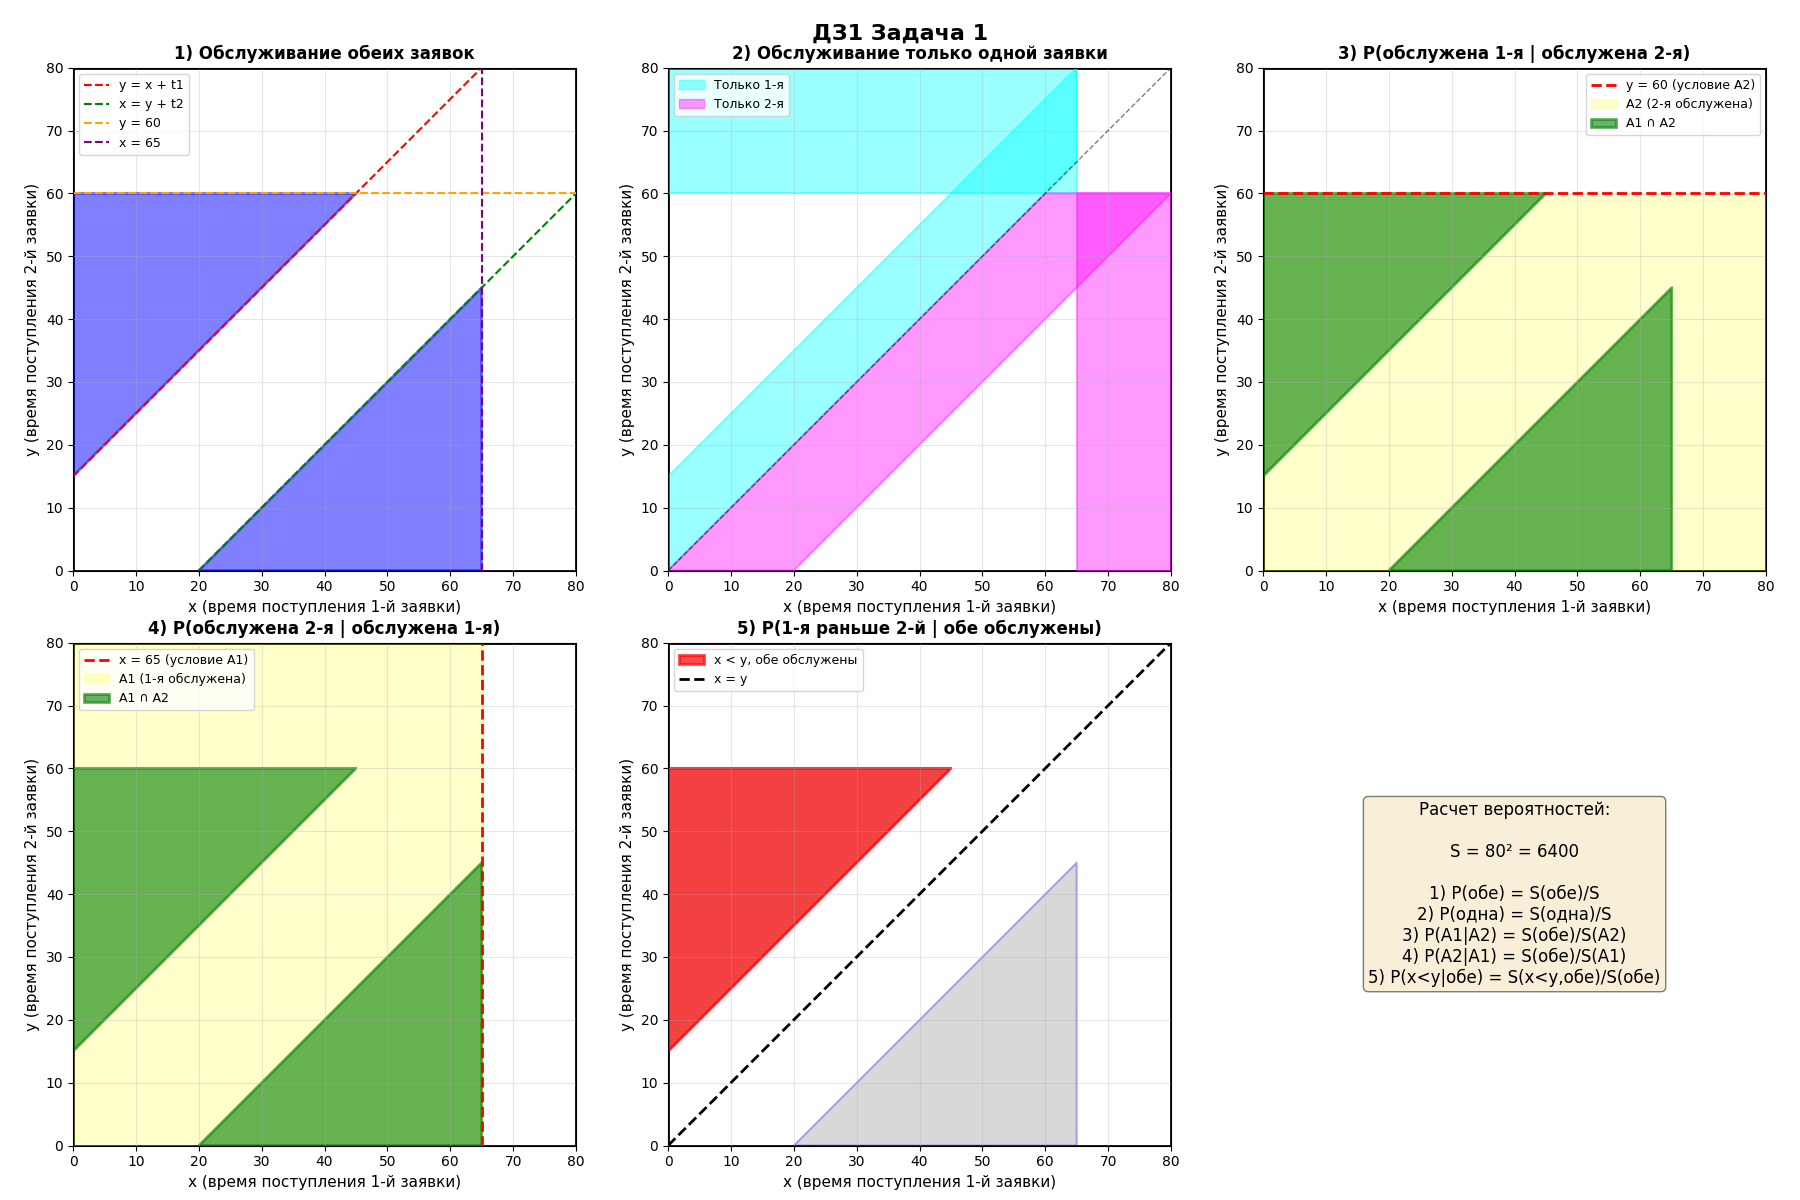

The script that drew this image:
import matplotlib.pyplot as plt
import numpy as np
from matplotlib.patches import Polygon, Rectangle
import matplotlib.patches as mpatches

# Параметры задачи
T = 80
t1 = 15
t2 = 20

fig, axes = plt.subplots(2, 3, figsize=(18, 12))
fig.suptitle('ДЗ1 Задача 1', 
             fontsize=16, fontweight='bold')

# Функция для настройки осей
def setup_axis(ax, title):
    ax.set_xlim(0, T)
    ax.set_ylim(0, T)
    ax.set_xlabel('x (время поступления 1-й заявки)', fontsize=11)
    ax.set_ylabel('y (время поступления 2-й заявки)', fontsize=11)
    ax.set_title(title, fontsize=12, fontweight='bold')
    ax.grid(True, alpha=0.3)
    ax.set_aspect('equal')

# 1) Вероятность обслуживания обеих заявок
ax1 = axes[0, 0]
setup_axis(ax1, '1) Обслуживание обеих заявок')

# Область всех возможных исходов
ax1.add_patch(Rectangle((0, 0), T, T, fill=False, edgecolor='black', linewidth=2))

# Условия обслуживания обеих заявок:
# Если x < y: y > x + t1 и y + t2 <= T
# Если x > y: x > y + t2 и x + t1 <= T

# Область: x < y, y > x + t1, y <= T - t2
x_vals1 = np.linspace(0, T - t1, 1000)
y_lower1 = x_vals1 + t1
y_upper1 = np.full_like(x_vals1, T - t2)
mask1 = y_upper1 >= y_lower1

vertices1 = []
for i in range(len(x_vals1)):
    if mask1[i]:
        vertices1.append([x_vals1[i], y_lower1[i]])
for i in range(len(x_vals1)-1, -1, -1):
    if mask1[i]:
        vertices1.append([x_vals1[i], y_upper1[i]])

if vertices1:
    poly1 = Polygon(vertices1, alpha=0.5, facecolor='blue', edgecolor='blue', linewidth=2)
    ax1.add_patch(poly1)

# Область: x > y, x > y + t2, x <= T - t1
y_vals2 = np.linspace(0, T - t2, 1000)
x_lower2 = y_vals2 + t2
x_upper2 = np.full_like(y_vals2, T - t1)
mask2 = x_upper2 >= x_lower2

vertices2 = []
for i in range(len(y_vals2)):
    if mask2[i]:
        vertices2.append([x_lower2[i], y_vals2[i]])
for i in range(len(y_vals2)-1, -1, -1):
    if mask2[i]:
        vertices2.append([x_upper2[i], y_vals2[i]])

if vertices2:
    poly2 = Polygon(vertices2, alpha=0.5, facecolor='blue', edgecolor='blue', linewidth=2)
    ax1.add_patch(poly2)

# Границы
ax1.plot([0, T-t1], [t1, T], 'r--', linewidth=1.5, label='y = x + t1')
ax1.plot([t2, T], [0, T-t2], 'g--', linewidth=1.5, label='x = y + t2')
ax1.axhline(T-t2, color='orange', linestyle='--', linewidth=1.5, label=f'y = {T-t2}')
ax1.axvline(T-t1, color='purple', linestyle='--', linewidth=1.5, label=f'x = {T-t1}')
ax1.legend(fontsize=9)

# 2) Вероятность обслуживания только одной заявки
ax2 = axes[0, 1]
setup_axis(ax2, '2) Обслуживание только одной заявки')

ax2.add_patch(Rectangle((0, 0), T, T, fill=False, edgecolor='black', linewidth=2))

# Только первая: x + t1 <= T, но не обе
# Область 1: x < y < x + t1, x + t1 <= T
x_vals = np.linspace(0, T-t1, 1000)
y_lower = x_vals
y_upper = x_vals + t1
vertices_only1a = [[x_vals[i], y_lower[i]] for i in range(len(x_vals))]
vertices_only1a += [[x_vals[i], y_upper[i]] for i in range(len(x_vals)-1, -1, -1)]
poly = Polygon(vertices_only1a, alpha=0.4, facecolor='cyan', edgecolor='cyan', linewidth=1.5)
ax2.add_patch(poly)

# Область 2: x + t1 <= T, y > T - t2
x_vals = np.linspace(0, T-t1, 1000)
vertices_only1b = [[x_vals[0], T-t2], [x_vals[-1], T-t2], [x_vals[-1], T], [x_vals[0], T]]
poly = Polygon(vertices_only1b, alpha=0.4, facecolor='cyan', edgecolor='cyan', linewidth=1.5)
ax2.add_patch(poly)

# Только вторая: y + t2 <= T, но не обе
# Область 3: y < x < y + t2, y + t2 <= T
y_vals = np.linspace(0, T-t2, 1000)
x_lower = y_vals
x_upper = y_vals + t2
vertices_only2a = [[x_lower[i], y_vals[i]] for i in range(len(y_vals))]
vertices_only2a += [[x_upper[i], y_vals[i]] for i in range(len(y_vals)-1, -1, -1)]
poly = Polygon(vertices_only2a, alpha=0.4, facecolor='magenta', edgecolor='magenta', linewidth=1.5)
ax2.add_patch(poly)

# Область 4: y + t2 <= T, x > T - t1
y_vals = np.linspace(0, T-t2, 1000)
vertices_only2b = [[T-t1, y_vals[0]], [T, y_vals[0]], [T, y_vals[-1]], [T-t1, y_vals[-1]]]
poly = Polygon(vertices_only2b, alpha=0.4, facecolor='magenta', edgecolor='magenta', linewidth=1.5)
ax2.add_patch(poly)

ax2.plot([0, T], [0, T], 'k--', linewidth=1, alpha=0.5)
ax2.legend([mpatches.Patch(color='cyan', alpha=0.4), mpatches.Patch(color='magenta', alpha=0.4)],
          ['Только 1-я', 'Только 2-я'], fontsize=9)

# 3) P(A1|A2) - первая обслужена при условии, что вторая обслужена
ax3 = axes[0, 2]
setup_axis(ax3, '3) P(обслужена 1-я | обслужена 2-я)')

ax3.add_patch(Rectangle((0, 0), T, T, fill=False, edgecolor='black', linewidth=2))

# Условие A2: y + t2 <= T
ax3.axhline(T-t2, color='red', linestyle='--', linewidth=2, label=f'y = {T-t2} (условие A2)')
ax3.fill_between([0, T], 0, T-t2, alpha=0.2, color='yellow', label='A2 (2-я обслужена)')

# A1 ∩ A2: обе обслужены (из пункта 1)
if vertices1:
    poly1 = Polygon(vertices1, alpha=0.6, facecolor='green', edgecolor='green', linewidth=2, label='A1 ∩ A2')
    ax3.add_patch(poly1)
if vertices2:
    poly2 = Polygon(vertices2, alpha=0.6, facecolor='green', edgecolor='green', linewidth=2)
    ax3.add_patch(poly2)

ax3.legend(fontsize=9)

# 4) P(A2|A1) - вторая обслужена при условии, что первая обслужена
ax4 = axes[1, 0]
setup_axis(ax4, '4) P(обслужена 2-я | обслужена 1-я)')

ax4.add_patch(Rectangle((0, 0), T, T, fill=False, edgecolor='black', linewidth=2))

# Условие A1: x + t1 <= T
ax4.axvline(T-t1, color='red', linestyle='--', linewidth=2, label=f'x = {T-t1} (условие A1)')
ax4.fill_betweenx([0, T], 0, T-t1, alpha=0.2, color='yellow', label='A1 (1-я обслужена)')

# A1 ∩ A2: обе обслужены
if vertices1:
    poly1 = Polygon(vertices1, alpha=0.6, facecolor='green', edgecolor='green', linewidth=2, label='A1 ∩ A2')
    ax4.add_patch(poly1)
if vertices2:
    poly2 = Polygon(vertices2, alpha=0.6, facecolor='green', edgecolor='green', linewidth=2)
    ax4.add_patch(poly2)

ax4.legend(fontsize=9)

# 5) P(x < y | обе обслужены) - первая раньше второй при условии обслуживания обеих
ax5 = axes[1, 1]
setup_axis(ax5, '5) P(1-я раньше 2-й | обе обслужены)')

ax5.add_patch(Rectangle((0, 0), T, T, fill=False, edgecolor='black', linewidth=2))

# Обе обслужены (полупрозрачно)
if vertices1:
    poly1 = Polygon(vertices1, alpha=0.3, facecolor='gray', edgecolor='blue', linewidth=1.5)
    ax5.add_patch(poly1)
if vertices2:
    poly2 = Polygon(vertices2, alpha=0.3, facecolor='gray', edgecolor='blue', linewidth=1.5)
    ax5.add_patch(poly2)

# x < y и обе обслужены (только верхняя область)
if vertices1:
    poly1 = Polygon(vertices1, alpha=0.7, facecolor='red', edgecolor='red', linewidth=2, label='x < y, обе обслужены')
    ax5.add_patch(poly1)

ax5.plot([0, T], [0, T], 'k--', linewidth=2, label='x = y')
ax5.legend(fontsize=9)

# Убираем последний пустой subplot
axes[1, 2].axis('off')
axes[1, 2].text(0.5, 0.5, 'Расчет вероятностей:\n\n' +
                f'S = {T}² = {T**2}\n\n' +
                '1) P(обе) = S(обе)/S\n' +
                '2) P(одна) = S(одна)/S\n' +
                '3) P(A1|A2) = S(обе)/S(A2)\n' +
                '4) P(A2|A1) = S(обе)/S(A1)\n' +
                '5) P(x<y|обе) = S(x<y,обе)/S(обе)',
                ha='center', va='center', fontsize=12, 
                bbox=dict(boxstyle='round', facecolor='wheat', alpha=0.5))

plt.tight_layout()
plt.show()
